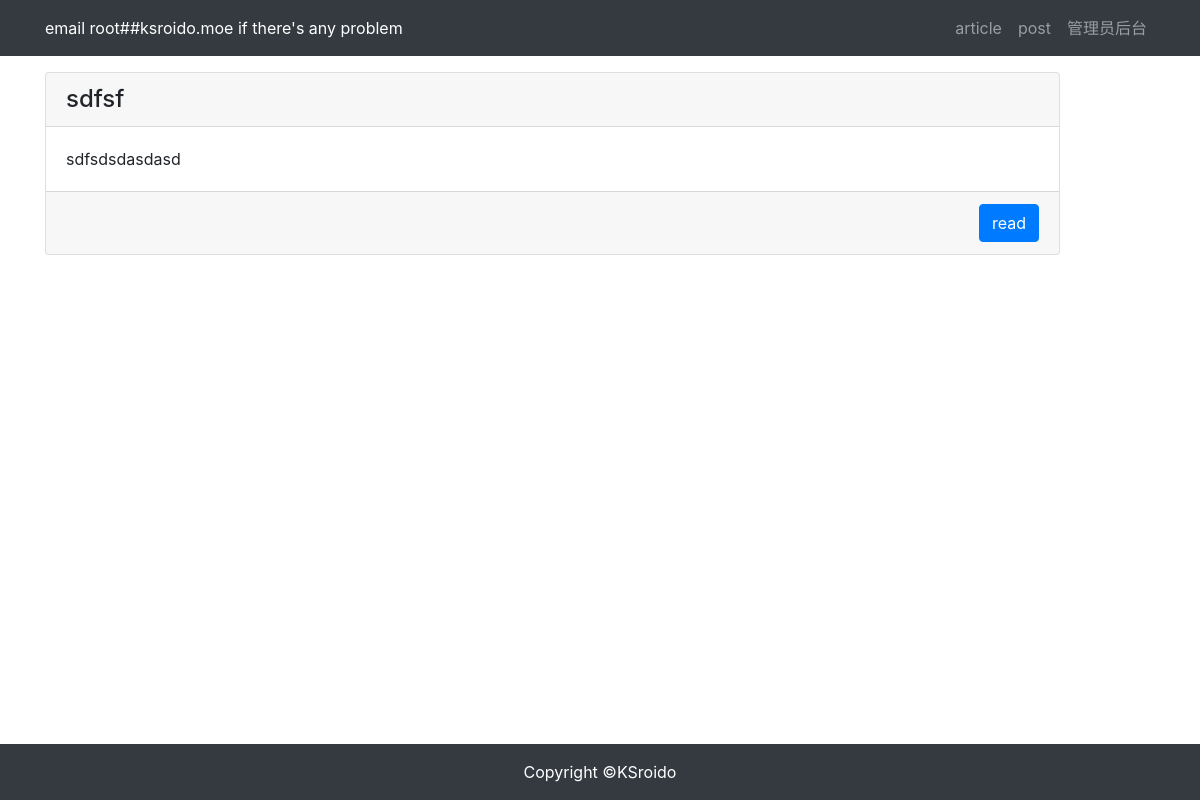
Page /article/article-list/ on the earlier database version.
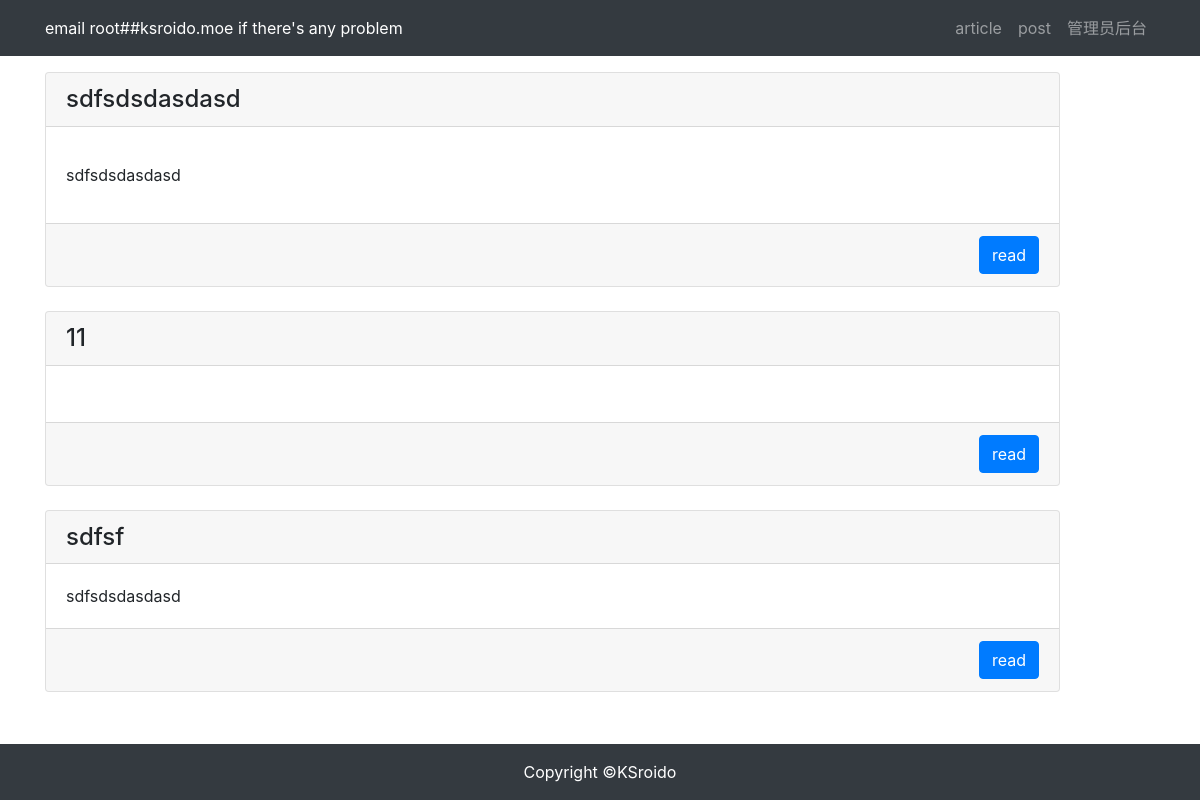
Same page on the later database version.
### article/models.py (models this page shows, shortened)
class ArticlePost(models.Model):
    author = models.ForeignKey(User, on_delete=models.CASCADE, default=1)  # set default to User.id=1
    title = models.CharField(max_length=64)
    body = models.TextField()
    createdTime = models.DateTimeField(default=timezone.now)  # 初始化时写入默认值为当前时间
    updatedTime = models.DateTimeField(auto_now=True)  # 每次access时自动修改为当前时间
    class Meta:
        ordering = ('-createdTime',)

### article/views.py (the view)
# urls.py: path('article-list/', views.article_list, name='article_list'),
def article_list(request):
    articles = ArticlePost.objects.all()
    if len(articles) >= 100:
        articles = articles[:99] + "..."
    context = {'articles': articles}
    return render(request, 'article/list.html', context)

### templates/article/list.html (shortened to what this page needs)
{% extends "base.html" %}
{% block content %}
    <div class="container">
        <div class="row mt-3 ">
            {% for article in articles %}
                <div class="col-11 mb-4 ">
                    <div class="card h-100">
                        <h4 class="card-header">{{ article.title }}</h4>
                        <div class="card-body">
                            <p class="card-text">{{ article.body |safe }}</p>
                        </div>
                        <div class="card-footer text-right">
                            <a href="{% url 'article:article_detail' article.id %}" class="btn btn-primary">read</a>
                        </div>
                    </div>
                </div>
            {% endfor %}
        </div>
    </div>
{% endblock content %}

Differences in the rows shown:
added ArticlePost: title "sdfsdsdasdasd", body "sdfsdsdasdasd"
added ArticlePost: title "11"
